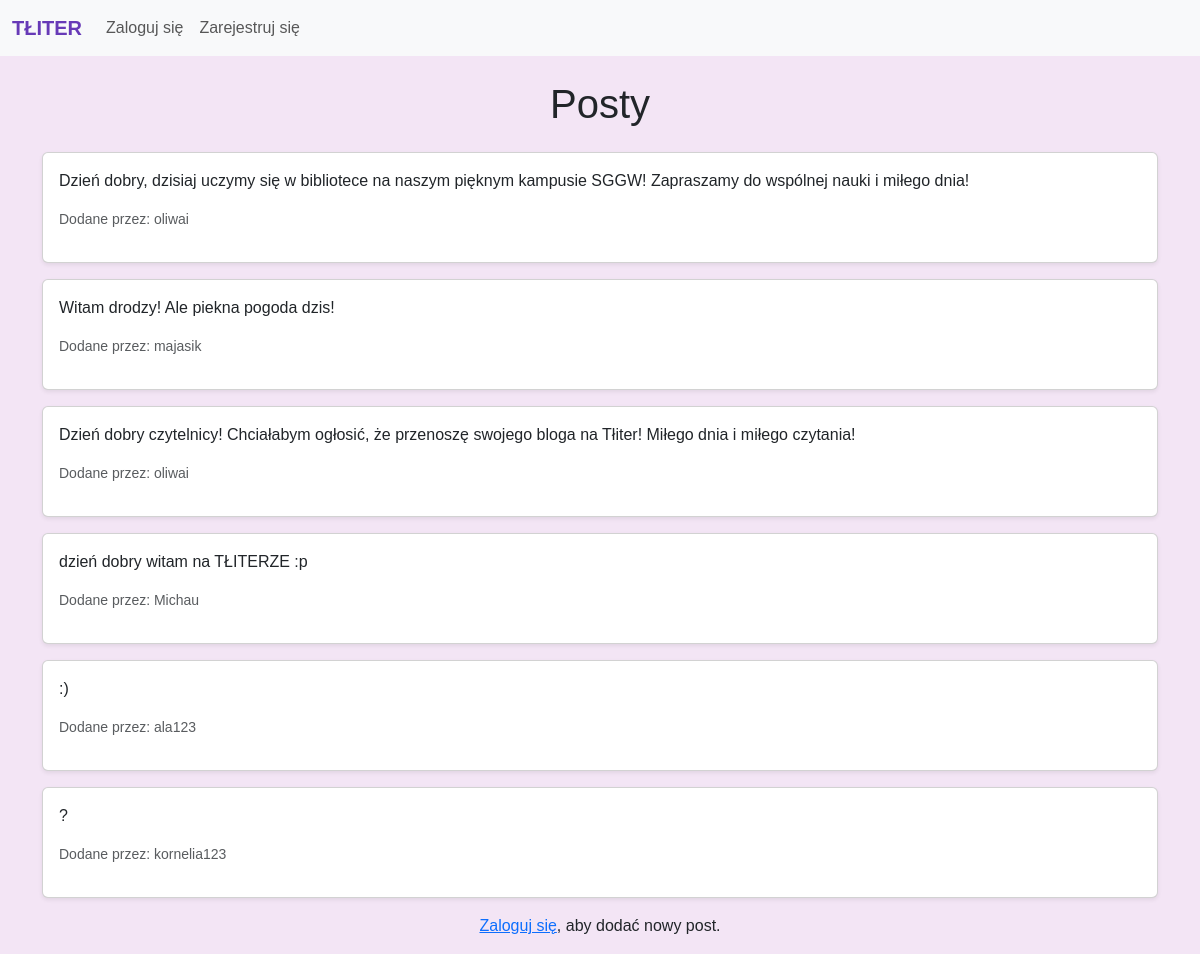
The page / on the database its author committed.
### main.py (models this page shows)
class Post(db.Model):
    id = db.Column(db.Integer, primary_key=True)
    content = db.Column(db.String(300), nullable=False)
    user_id = db.Column(db.Integer, db.ForeignKey('user.id'), nullable=False)
    user = db.relationship('User', backref=db.backref('posts', lazy=True))

class User(db.Model, UserMixin):
    id = db.Column(db.Integer, primary_key=True)
    username = db.Column(db.String(150), nullable=False, unique=True)
    password = db.Column(db.String(150), nullable=False)

### main.py (the view)
@app.route('/')
def index():
    posts = Post.query.order_by(Post.id.desc()).all()
    return render_template('index.html', posts=posts)

### templates/index.html (shortened to what this page needs)
{% extends 'base.html' %}
{% block content %}
<h1 class="text-center mb-4">Posty</h1>
{% for post in posts %}
    <div class="card shadow-sm mb-3">
        <div class="card-body">
            <p class="card-text">{{ post.content }}</p>
            <p class="text-muted small">Dodane przez: {{ post.user.username }}</p>
        </div>
    </div>
{% endfor %}
{% if current_user.is_authenticated %}
    <form method="POST" action="/add" class="mt-4">
        <div class="mb-3">
            <label for="content" class="form-label">Nowy post:</label>
            <textarea class="form-control" id="content" name="content" rows="3" required></textarea>
        </div>
        <button type="submit" class="btn btn-primary">Dodaj post</button>
    </form>
{% else %}
    <p class="text-center"><a href="/login">Zaloguj się</a>, aby dodać nowy post.</p>
{% endif %}
{% endblock %}

### templates/base.html (shortened to what this page needs)
<!DOCTYPE html>
<html lang="en">
<head>
    <link href="https://cdn.jsdelivr.net/npm/bootstrap@5.3.3/dist/css/bootstrap.min.css" rel="stylesheet">
</head>
<body>
    <nav class="navbar navbar-expand-lg navbar-light bg-light">
        <div class="container-fluid">
            <a class="navbar-brand" href="/">TŁITER</a>
            <div class="collapse navbar-collapse">
                <ul class="navbar-nav me-auto mb-2 mb-lg-0">
                    {% if current_user.is_authenticated %}
                        <li class="nav-item">
                            <a class="nav-link" href="/logout">Wyloguj się</a>
                        </li>
                    {% else %}
                        <li class="nav-item">
                            <a class="nav-link" href="/login">Zaloguj się</a>
                        </li>
                        <li class="nav-item">
                            <a class="nav-link" href="/register">Zarejestruj się</a>
                        </li>
                    {% endif %}
                </ul>
            </div>
        </div>
    </nav>
    <div class="container mt-4">
        {% block content %}{% endblock %}
    </div>
</body>
</html>

### templates/base.html (style rules this page uses)
body { background-color: #f3e5f5; font-family: Arial, sans-serif; }
.navbar-brand { font-weight: bold; color: #673ab7 !important; }
.container { margin-top: 5rem; }

### rows shown on the page
Post: content "Dzień dobry, dzisiaj uczymy się w bibliotece na naszym pięknym kampusie SGGW! Zapraszamy do wspólnej nauki i miłego dnia!", user.username "oliwai"
Post: content "Witam drodzy! Ale piekna pogoda dzis!", user.username "majasik"
Post: content "Dzień dobry czytelnicy! Chciałabym ogłosić, że przenoszę swojego bloga na Tłiter! Miłego dnia i miłego czytania!", user.username "oliwai"
Post: content "dzień dobry witam na TŁITERZE :p", user.username "Michau"
Post: content ":)", user.username "ala123"
Post: content "?", user.username "kornelia123"
